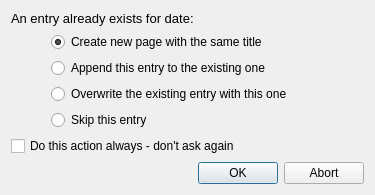
<?xml version="1.0" encoding="UTF-8"?>
<ui version="4.0">
 <class>ExistingDbEntryDialog</class>
 <widget class="QDialog" name="ExistingDbEntryDialog">
  <property name="geometry">
   <rect>
    <x>0</x>
    <y>0</y>
    <width>375</width>
    <height>184</height>
   </rect>
  </property>
  <property name="windowTitle">
   <string>NoteBook - Page Title Exists</string>
  </property>
  <layout class="QVBoxLayout" name="verticalLayout_2">
   <item>
    <widget class="QLabel" name="dateLabel">
     <property name="font">
      <font>
       <pointsize>10</pointsize>
      </font>
     </property>
     <property name="text">
      <string>An entry already exists for date: </string>
     </property>
    </widget>
   </item>
   <item>
    <layout class="QHBoxLayout" name="horizontalLayout">
     <item>
      <spacer name="horizontalSpacer">
       <property name="orientation">
        <enum>Qt::Horizontal</enum>
       </property>
       <property name="sizeType">
        <enum>QSizePolicy::Fixed</enum>
       </property>
       <property name="sizeHint" stdset="0">
        <size>
         <width>40</width>
         <height>20</height>
        </size>
       </property>
      </spacer>
     </item>
     <item>
      <layout class="QVBoxLayout" name="verticalLayout">
       <item>
        <widget class="QRadioButton" name="createNewButton">
         <property name="text">
          <string>Create new page with the same title</string>
         </property>
         <property name="checked">
          <bool>true</bool>
         </property>
        </widget>
       </item>
       <item>
        <widget class="QRadioButton" name="appendButton">
         <property name="text">
          <string>Append this entry to the existing one</string>
         </property>
         <property name="checked">
          <bool>false</bool>
         </property>
        </widget>
       </item>
       <item>
        <widget class="QRadioButton" name="overwriteButton">
         <property name="text">
          <string>Overwrite the existing entry with this one</string>
         </property>
        </widget>
       </item>
       <item>
        <widget class="QRadioButton" name="skipButton">
         <property name="text">
          <string>Skip this entry</string>
         </property>
        </widget>
       </item>
      </layout>
     </item>
    </layout>
   </item>
   <item>
    <widget class="QCheckBox" name="doAlwaysCheckBox">
     <property name="text">
      <string>Do this action always - don't ask again</string>
     </property>
    </widget>
   </item>
   <item>
    <spacer name="verticalSpacer">
     <property name="orientation">
      <enum>Qt::Vertical</enum>
     </property>
     <property name="sizeHint" stdset="0">
      <size>
       <width>20</width>
       <height>9</height>
      </size>
     </property>
    </spacer>
   </item>
   <item>
    <widget class="QDialogButtonBox" name="buttonBox">
     <property name="standardButtons">
      <set>QDialogButtonBox::Abort|QDialogButtonBox::Ok</set>
     </property>
    </widget>
   </item>
  </layout>
 </widget>
 <layoutdefault spacing="6" margin="11"/>
 <resources/>
 <connections>
  <connection>
   <sender>buttonBox</sender>
   <signal>accepted()</signal>
   <receiver>ExistingDbEntryDialog</receiver>
   <slot>accept()</slot>
   <hints>
    <hint type="sourcelabel">
     <x>187</x>
     <y>162</y>
    </hint>
    <hint type="destinationlabel">
     <x>187</x>
     <y>91</y>
    </hint>
   </hints>
  </connection>
  <connection>
   <sender>buttonBox</sender>
   <signal>rejected()</signal>
   <receiver>ExistingDbEntryDialog</receiver>
   <slot>reject()</slot>
   <hints>
    <hint type="sourcelabel">
     <x>187</x>
     <y>162</y>
    </hint>
    <hint type="destinationlabel">
     <x>187</x>
     <y>91</y>
    </hint>
   </hints>
  </connection>
 </connections>
</ui>
